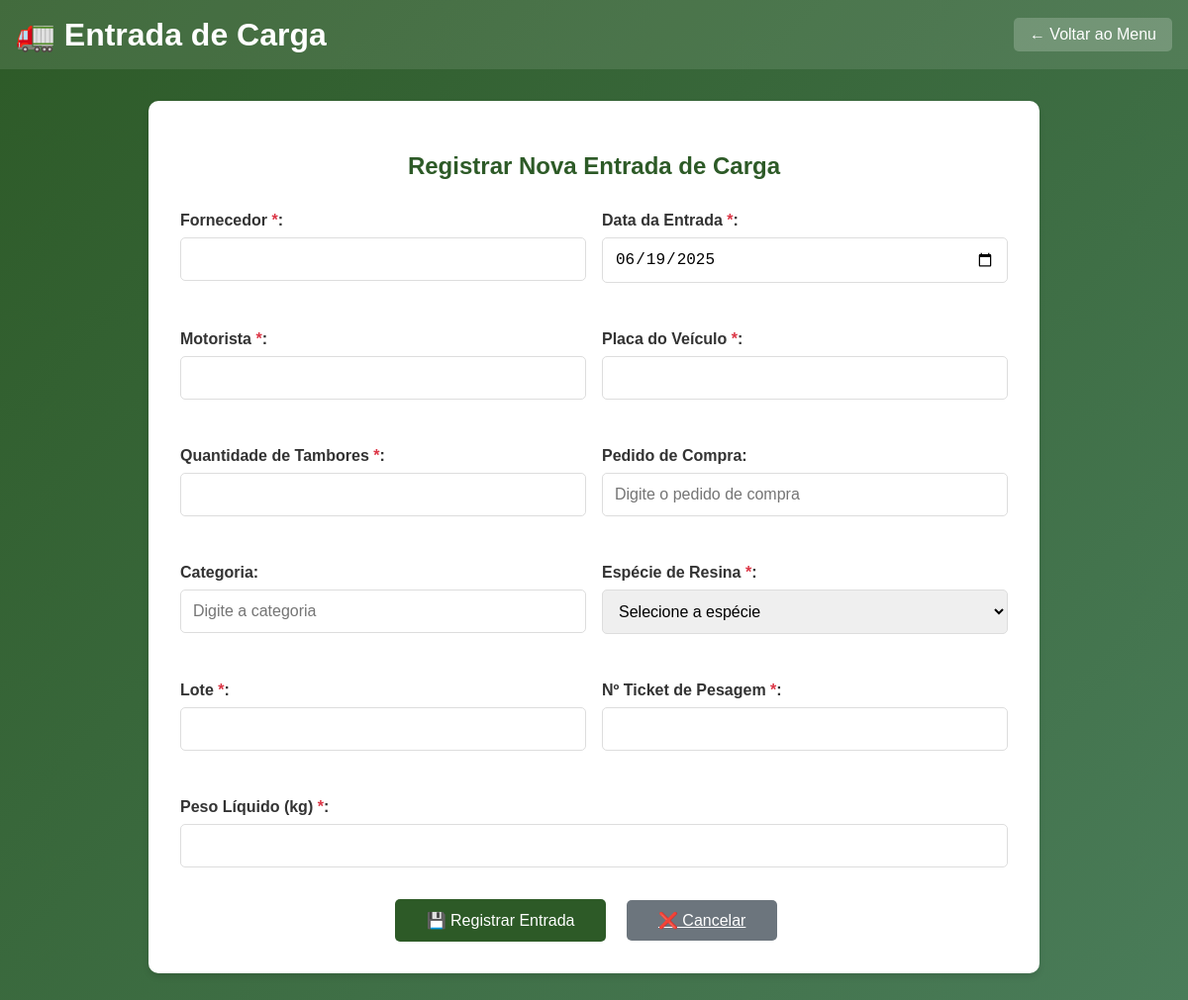
/entrada-carga/6 (signed in), run on an earlier commit of the app's database.
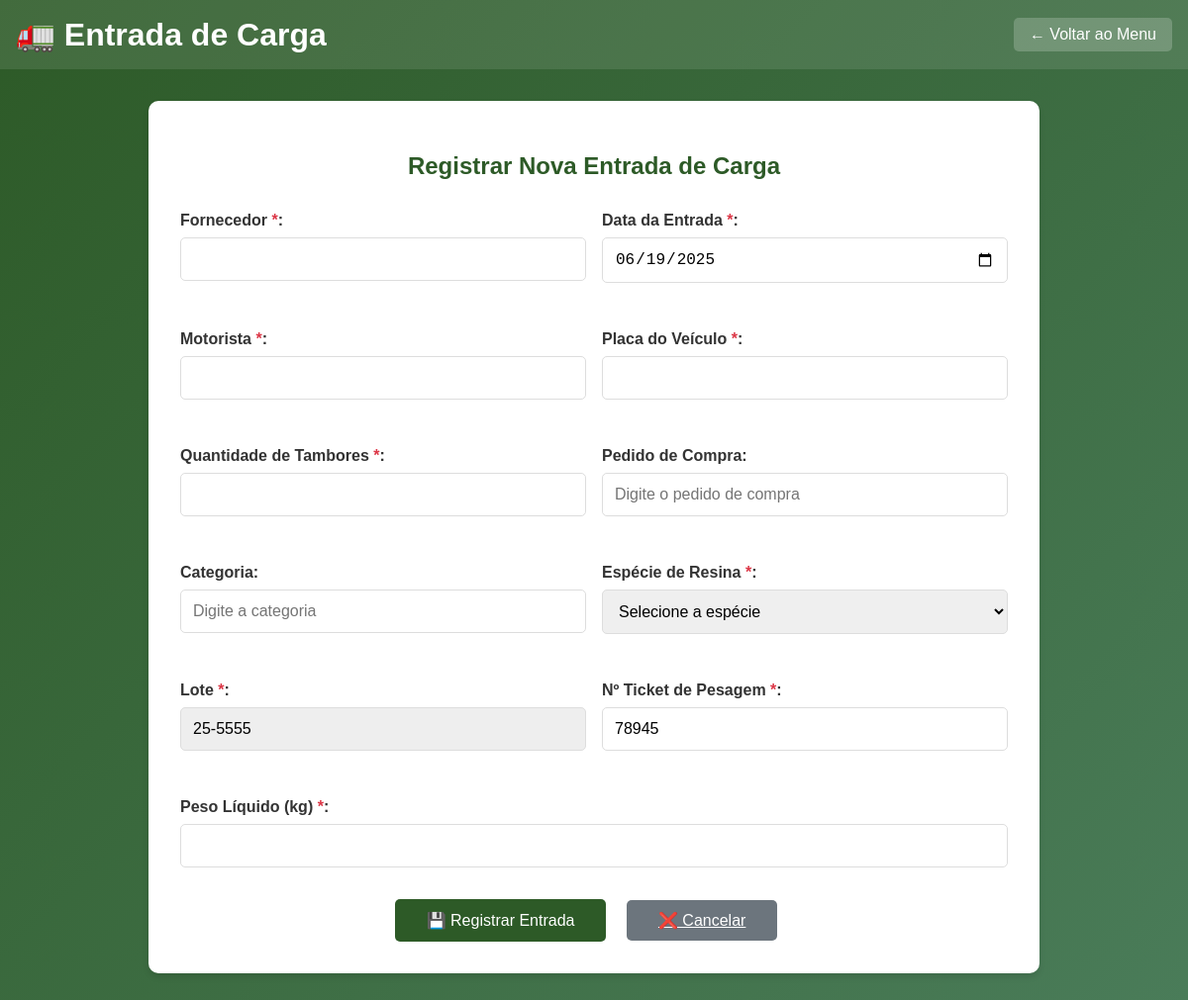
And on a later commit of the database.
### tables this page shows
CREATE TABLE entradas_carga (id INTEGER PRIMARY KEY AUTOINCREMENT, fornecedor TEXT, data_entrada TEXT, motorista TEXT, placa TEXT, quantidade_tambores INTEGER, pedido_compra TEXT, categoria TEXT, especie_resina TEXT, lote TEXT UNIQUE, ticket_pesagem TEXT UNIQUE, peso_liquido REAL, data_registro TEXT, usuario_registro TEXT);

### app.py (the view, shortened to what this page needs)
@app.route('/entrada-carga', methods=['GET', 'POST'])
@app.route('/entrada-carga/<int:id>', methods=['GET', 'POST'])
def entrada_carga(id=None):
    if 'logged_in' not in session or not session['logged_in']:
        flash('🔒 Você precisa fazer login primeiro!', 'error')
        return redirect(url_for('login'))
    conn = sqlite3.connect(DB_PATH)
    cursor = conn.cursor()
    entrada = None
    if id:
        cursor.execute('SELECT * FROM entradas_carga WHERE id=?', (id,))
        row = cursor.fetchone()
        colunas = [desc[0] for desc in cursor.description]
        entrada = dict(zip(colunas, row)) if row else None
    conn.close()
    return render_template('entrada_carga.html', entrada=entrada, editar=bool(id))

### templates/entrada_carga.html (shortened to what the changed rows need)
<!DOCTYPE html>
<html lang="pt-BR">
<head>
</head>
<body>
    <div class="header">
        <h1>🚛 Entrada de Carga</h1>
    </div>
    <div class="container">
        <div class="form-container">
            <h2 class="form-title">Registrar Nova Entrada de Carga</h2>
            <form method="POST">
                <div class="form-row">
                    <div class="form-group">
                        <label for="lote">Lote <span class="required">*</span>:</label>
                        {% if editar and entrada %}
                        <input type="text" id="lote" name="lote" value="{{ entrada.lote }}" required readonly
                            style="background:#eee;">
                        {% else %}
                        <input type="text" id="lote" name="lote" value="{{ entrada.lote if entrada else '' }}" required>
                        {% endif %}
                    </div>
                    <div class="form-group">
                        <label for="ticket_pesagem">Nº Ticket de Pesagem <span class="required">*</span>:</label>
                        <input type="text" id="ticket_pesagem" name="ticket_pesagem"
                            value="{{ entrada.ticket_pesagem if entrada else '' }}" required>
                    </div>
                </div>
            </form>
        </div>
    </div>
</body>
</html>

What changed in the data, as far as the page shows it:
added entradas_carga: lote "25-5555", ticket_pesagem "78945"
